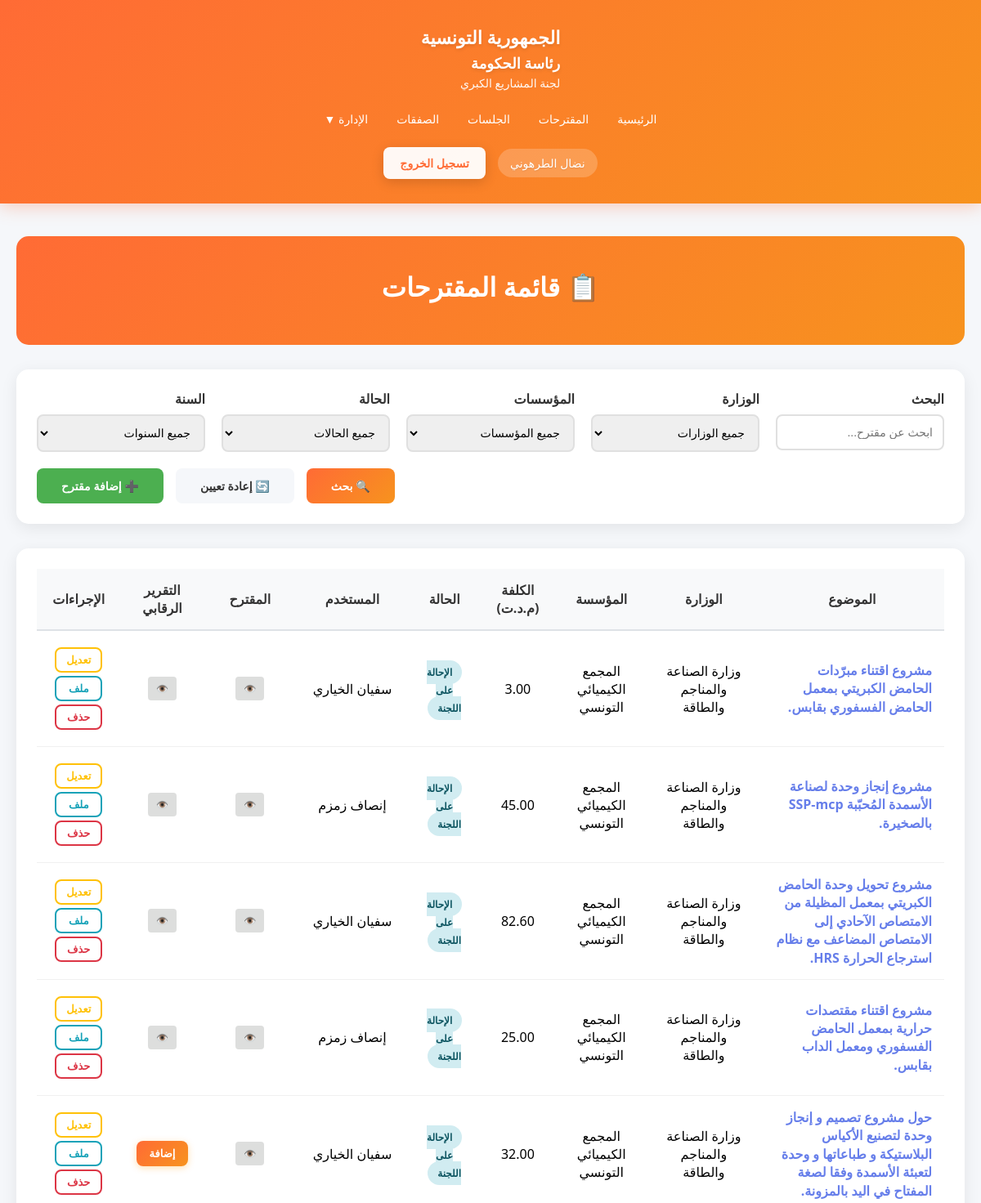
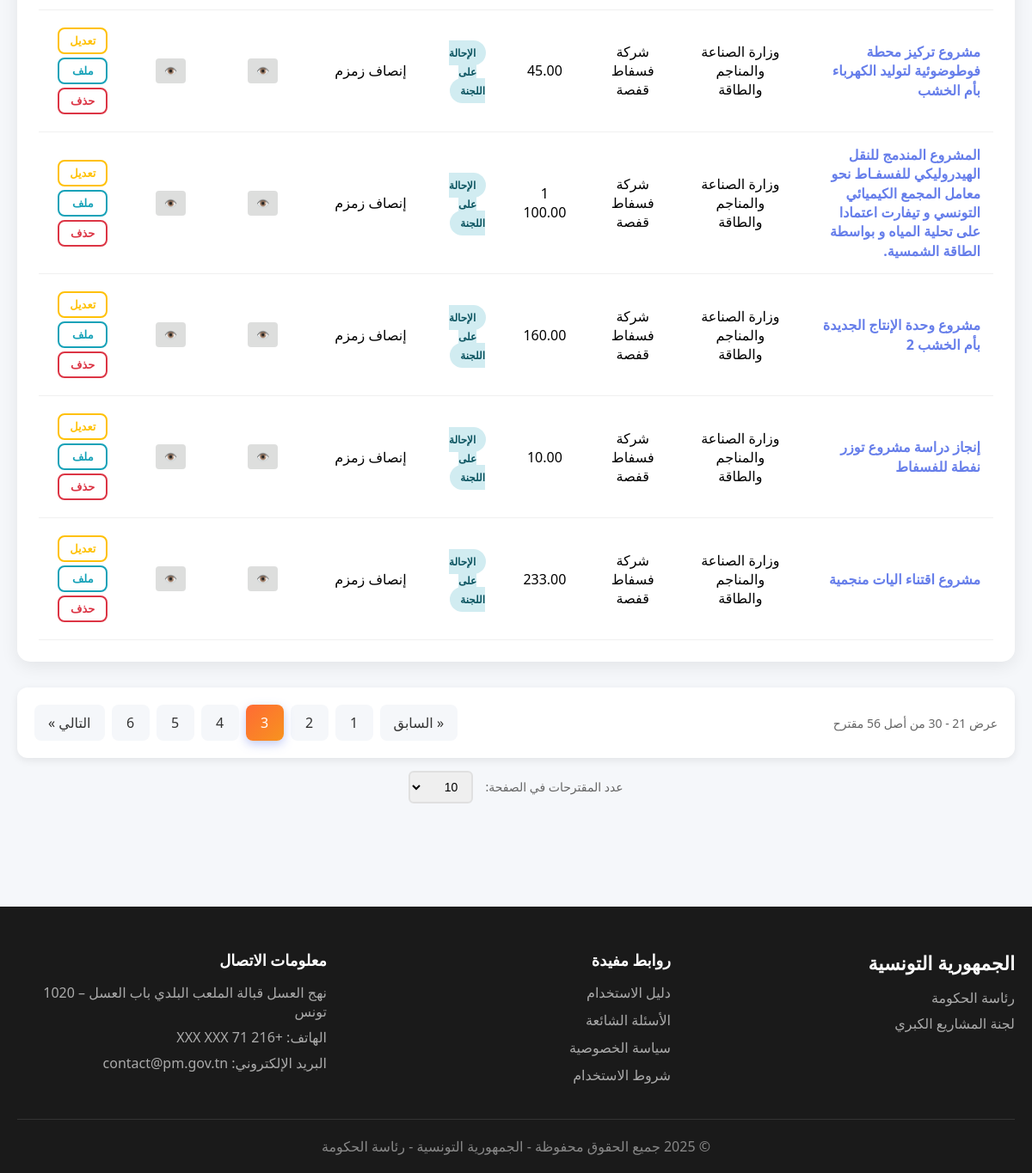
Page /Views/projets.php?page=3 (signed in) on the committed database (2 pictures, top to bottom).
### tables this page shows
CREATE TABLE `projet` (
  `idPro` int(11) NOT NULL,
  `idMinistere` int(11) NOT NULL,
  `idEtab` int(11) NOT NULL,
  `sujet` varchar(400) NOT NULL,
  `dateArrive` date NOT NULL,
  `procedurePro` varchar(30) NOT NULL,
  `cout` float NOT NULL,
  `id_Gov` int(11) NOT NULL,
  `proposition` varchar(400) NOT NULL,
  `idUser` int(11) NOT NULL,
  `etat` int(11) NOT NULL,
  `dateCreation` datetime NOT NULL
);

CREATE TABLE `ministere` (
  `idMinistere` int(11) NOT NULL,
  `libMinistere` varchar(300) NOT NULL,
  `adresseMinistere` varchar(300) NOT NULL,
  `idGov` int(11) NOT NULL
);

CREATE TABLE `etablissement` (
  `idEtablissement` int(11) NOT NULL,
  `libEtablissement` varchar(300) NOT NULL,
  `adrEtablissement` varchar(300) NOT NULL,
  `idMinistere` int(11) NOT NULL,
  `idGouvernement` int(11) NOT NULL
);

CREATE TABLE `user` (
  `idUser` int(11) NOT NULL,
  `nomUser` varchar(200) NOT NULL,
  `emailUser` varchar(300) NOT NULL,
  `typeCpt` int(1) NOT NULL,
  `login` varchar(20) NOT NULL,
  `pw` varchar(255) NOT NULL
);

### Views/projets.php (the view, shortened to what the rows shown need)
<?php
    require_once '../Config/Permissions.php';
    $database = new Database();
    $db = $database->getConnection();
        $sql = "SELECT p.*, m.libMinistere, e.libEtablissement, u.nomUser,
                CASE
                    WHEN p.etat = 0 THEN 'بصدد الدرس'
                    WHEN p.etat = 1 THEN 'الإحالة على اللجنة'
                    WHEN p.etat = 2 THEN 'الموافقة'
                    WHEN p.etat = 3 THEN 'عدم الموافقة'
                    ELSE 'غير معروف'
                END as etatLib,
                (SELECT idDoc FROM document WHERE idPro = p.idPro AND type = 1 LIMIT 1) as docMuqtarahId,
                (SELECT cheminAcces FROM document WHERE idPro = p.idPro AND type = 1 LIMIT 1) as cheminAccesMuqtarah,
                (SELECT cheminAcces FROM document WHERE idPro = p.idPro AND type = 11 LIMIT 1) as cheminAccesTaqrir,
                (SELECT idDoc FROM document WHERE idPro = p.idPro AND type = 11 LIMIT 1) as docTaqrirId
                FROM projet p
                LEFT JOIN ministere m ON p.idMinistere = m.idMinistere
                LEFT JOIN etablissement e ON p.idEtab = e.idEtablissement
                LEFT JOIN user u ON p.idUser = u.idUser
                WHERE 1=1";
        $sql .= " ORDER BY p.dateCreation DESC";
        $stmt = $db->prepare($sql);
        $stmt->execute();
        $projets = $stmt->fetchAll(PDO::FETCH_ASSOC);
        $itemsPerPage = 10;
        $currentPage = isset($_GET['page']) ? max(1, intval($_GET['page'])) : 1;
        $offset = ($currentPage - 1) * $itemsPerPage;
        $sql = "SELECT p.*, m.libMinistere, e.libEtablissement, u.nomUser,
                CASE
                    WHEN p.etat = 0 THEN 'بصدد الدرس'
                    WHEN p.etat = 1 THEN 'الإحالة على اللجنة'
                    WHEN p.etat = 2 THEN 'الموافقة'
                    WHEN p.etat = 3 THEN 'عدم الموافقة'
                    ELSE 'غير معروف'
                END as etatLib,
                (SELECT idDoc FROM document WHERE idPro = p.idPro AND type = 1 LIMIT 1) as docMuqtarahId,
                (SELECT cheminAcces FROM document WHERE idPro = p.idPro AND type = 1 LIMIT 1) as cheminAccesMuqtarah,
                (SELECT cheminAcces FROM document WHERE idPro = p.idPro AND type = 11 LIMIT 1) as cheminAccesTaqrir,
                (SELECT idDoc FROM document WHERE idPro = p.idPro AND type = 11 LIMIT 1) as docTaqrirId
                FROM projet p
                LEFT JOIN ministere m ON p.idMinistere = m.idMinistere
                LEFT JOIN etablissement e ON p.idEtab = e.idEtablissement
                LEFT JOIN user u ON p.idUser = u.idUser
                WHERE 1=1";
        $sql .= Permissions::getProjectsWhereClause();
        $sql .= " ORDER BY p.dateCreation DESC LIMIT :limit OFFSET :offset";
        $stmt = $db->prepare($sql);
        $stmt->bindParam(':limit', $itemsPerPage, PDO::PARAM_INT);
        $stmt->bindParam(':offset', $offset, PDO::PARAM_INT);
        $stmt->execute();
        $projets = $stmt->fetchAll(PDO::FETCH_ASSOC);
?>
<!DOCTYPE html>
<html lang="ar" dir="rtl">
<head>
    <link rel="stylesheet" href="../assets/css/style.css">
</head>
<body>
    <?php include 'includes/header.php'; ?>
    <section class="content-section" style="padding: 40px 0;">
        <div class="container">
            <div class="admin-header">
                <h2>📋 قائمة المقترحات</h2>
            </div>
            <div class="projects-table">
                <?php if (count($projets) > 0): ?>
                    <table>
                        <thead>
                            <tr>
                                <th>الموضوع</th>
                                <th>الوزارة</th>
                                <th>المؤسسة</th>
                                <th>الكلفة (م.د.ت)</th>
                                <th>الحالة</th>
                                <th>المستخدم</th>
                                <th>المقترح</th>
                                <th>التقرير الرقابي</th>
                                <th>الإجراءات</th>
                            </tr>
                        </thead>
                        <tbody>
                            <?php foreach ($projets as $projet): ?>
                                <tr>
                                    <td style="text-align: right;">
                                        <a href="javascript:void(0)"
                                        onclick="openDetailsModal(<?php echo $projet['idPro']; ?>)"
                                        style="color: #667eea; text-decoration: none; font-weight: 600; cursor: pointer; transition: color 0.3s;"
                                        onmouseover="this.style.color='#764ba2'"
                                        onmouseout="this.style.color='#667eea'">
                                            <?php echo htmlspecialchars(substr($projet['sujet'], 0, 300)); ?>
                                        </a>
                                    </td>
                                    <td><?php echo htmlspecialchars($projet['libMinistere']); ?></td>
                                    <td><?php echo htmlspecialchars($projet['libEtablissement']); ?></td>
                                    <td><?php echo number_format($projet['cout'], 2, '.', ' '); ?></td>
                                    <td>
                                        <span class="badge <?php
                                            switch($projet['etat']) {
                                                case 1: echo 'badge-processing'; break;
                                            }
                                        ?>">
                                            <?php echo $projet['etatLib']; ?>
                                        </span>
                                    </td>
                                    <td><?php echo htmlspecialchars($projet['nomUser']); ?></td>
                                    <td>
                                        <?php if ($projet['docMuqtarahId']): ?>
                                            <a href="<?php echo $projet['cheminAccesMuqtarah'];?>" target="_blank" class="btn-action"
                                                style="background: #dddeddff; color: white; padding: 6px 10px; border-radius: 6px; text-decoration: none; font-size: 12px; display: inline-flex; align-items: center; gap: 4px;">
                                               👁️
                                            </a>
                                        <?php else: ?>
                                            <span style="color: #dddeddff;">-</span>
                                        <?php endif; ?>
                                    </td>
                                    <td style="text-align: center;">
                                        <?php if (!empty($projet['cheminAccesTaqrir']) && $projet['docTaqrirId']): ?>
                                            <div style="display: flex; gap: 5px; justify-content: center; align-items: center;">
                                                <a href="<?php echo htmlspecialchars($projet['cheminAccesTaqrir']); ?>"
                                                target="_blank"
                                                class="btn-action"
                                                style="background: #dddeddff; color: white; padding: 6px 10px; border-radius: 6px; text-decoration: none; font-size: 12px; display: inline-flex; align-items: center; gap: 4px;"
                                                title="عرض التقرير الرقابي">
                                                    <span>👁️</span>
                                                </a>
                                            </div>
                                        <?php else: ?>
                                            <?php if (Permissions::canEditProjet($projet['idUser'])): ?>
                                                <button onclick="openTaqrirModal(<?php echo $projet['idPro']; ?>)"
                                                        class="btn-action"
                                                        style="background: linear-gradient(135deg, #FF6B35 0%, #F7931E 100%); color: white; border: none; padding: 8px 16px; border-radius: 8px; cursor: pointer; font-size: 13px; font-weight: 600; box-shadow: 0 2px 8px rgba(255,152,0,0.3); transition: all 0.3s; display: inline-flex; align-items: center; gap: 6px;"
                                                        onmouseover="this.style.transform='translateY(-2px)'; this.style.boxShadow='0 4px 12px rgba(255,152,0,0.4)'"
                                                        onmouseout="this.style.transform='translateY(0)'; this.style.boxShadow='0 2px 8px rgba(255,152,0,0.3)'"
                                                        title="إضافة التقرير الرقابي">
                                                    <span>إضافة</span>
                                                </button>
                                            <?php else: ?>
                                                <span style="color: #999; font-size: 14px;">لا يوجد</span>
                                            <?php endif; ?>
                                        <?php endif; ?>
                                    </td>
                                    <td>
                                        <div class="actions-container">
                                            <?php if (Permissions::canEditProjet($projet['idUser'])): ?>
                                                <button onclick="openEditModal(<?php echo $projet['idPro']; ?>)"
                                                        class="btn-action btn-edit"
                                                        title="تعديل المقترح">
                                                        تعديل
                                                </button>
                                                <button onclick="openAddFileModal(<?php echo $projet['idPro']; ?>)"
                                                        class="btn-action btn-add-file"
                                                        title="إضافة ملف جديد">
                                                    ملف
                                                </button>
                                            <?php endif; ?>
                                            <?php if (Permissions::canDeleteProjet($projet['idUser'])): ?>
                                                <button onclick="confirmDelete(<?php echo $projet['idPro']; ?>)"
                                                        class="btn-action btn-delete"
                                                        title="حذف المقترح">
                                                    حذف
                                                </button>
                                            <?php endif; ?>
                                        </div>
                                    </td>
                                </tr>
                            <?php endforeach; ?>
                        </tbody>
                    </table>
                <?php else: ?>
                    <p style="text-align: center; padding: 40px; color: #666;">لا توجد مقترحات</p>
                <?php endif; ?>
            </div>
        </div>
    </section>
</body>
</html>

### rows in the picture
projet: sujet "مشروع اقتناء مبرّدات الحامض الكبريتي بمعمل الحامض الفسفوري بقابس.", idMinistere.libMinistere "وزارة الصناعة والمناجم والطاقة", idEtab.libEtablissement "المجمع الكيميائي التونسي", cout "3.00", etatLib "الإحالة على اللجنة", idUser.nomUser "سفيان الخياري"
projet: sujet "مشروع إنجاز وحدة لصناعة الأسمدة المُحبّبة SSP-mcp بالصخيرة.", idMinistere.libMinistere "وزارة الصناعة والمناجم والطاقة", idEtab.libEtablissement "المجمع الكيميائي التونسي", cout "45.00", etatLib "الإحالة على اللجنة", idUser.nomUser "إنصاف زمزم"
projet: sujet "مشروع تحويل وحدة الحامض الكبريتي بمعمل المظيلة من الامتصاص الآحادي إلى الامتصاص المضاعف مع نظام استرجاع الحرارة HRS.", idMinistere.libMinistere "وزارة الصناعة والمناجم والطاقة", idEtab.libEtablissement "المجمع الكيميائي التونسي", cout "82.60", etatLib "الإحالة على اللجنة", idUser.nomUser "سفيان الخياري"
projet: sujet "مشروع اقتناء مقتصدات حرارية بمعمل الحامض الفسفوري ومعمل الداب بقابس.", idMinistere.libMinistere "وزارة الصناعة والمناجم والطاقة", idEtab.libEtablissement "المجمع الكيميائي التونسي", cout "25.00", etatLib "الإحالة على اللجنة", idUser.nomUser "إنصاف زمزم"
projet: sujet "حول مشروع تصميم و إنجاز وحدة لتصنيع الأكياس البلاستيكة و طباعاتها و وحدة لتعبئة الأسمدة وفقا لصغة المفتاح في اليد بالمزونة.", idMinistere.libMinistere "وزارة الصناعة والمناجم والطاقة", idEtab.libEtablissement "المجمع الكيميائي التونسي", cout "32.00", etatLib "الإحالة على اللجنة", idUser.nomUser "سفيان الخياري"
projet: sujet "مشروع تركيز محطة فوطوضوئية لتوليد الكهرباء بأم الخشب", idMinistere.libMinistere "وزارة الصناعة والمناجم والطاقة", idEtab.libEtablissement "شركة فسفاط قفصة", cout "45.00", etatLib "الإحالة على اللجنة", idUser.nomUser "إنصاف زمزم"
projet: sujet "المشروع المندمج للنقل الهيدروليكي للفسفـاط نحو معامل المجمع الكيميائي التونسي و تيفارت اعتمادا على تحلية المياه و بواسطة الطاقة الشمسية.", idMinistere.libMinistere "وزارة الصناعة والمناجم والطاقة", idEtab.libEtablissement "شركة فسفاط قفصة", cout "1 100.00", etatLib "الإحالة على اللجنة", idUser.nomUser "إنصاف زمزم"
projet: sujet "مشروع وحدة الإنتاج الجديدة بأم الخشب 2", idMinistere.libMinistere "وزارة الصناعة والمناجم والطاقة", idEtab.libEtablissement "شركة فسفاط قفصة", cout "160.00", etatLib "الإحالة على اللجنة", idUser.nomUser "إنصاف زمزم"
projet: sujet "إنجاز دراسة مشروع توزر نفطة للفسفاط", idMinistere.libMinistere "وزارة الصناعة والمناجم والطاقة", idEtab.libEtablissement "شركة فسفاط قفصة", cout "10.00", etatLib "الإحالة على اللجنة", idUser.nomUser "إنصاف زمزم"
projet: sujet "مشروع اقتناء اليات منجمية", idMinistere.libMinistere "وزارة الصناعة والمناجم والطاقة", idEtab.libEtablissement "شركة فسفاط قفصة", cout "233.00", etatLib "الإحالة على اللجنة", idUser.nomUser "إنصاف زمزم"

### other values in the picture
$_SESSION['user_name'] "نضال الطرهوني"
$totalPages "6"
